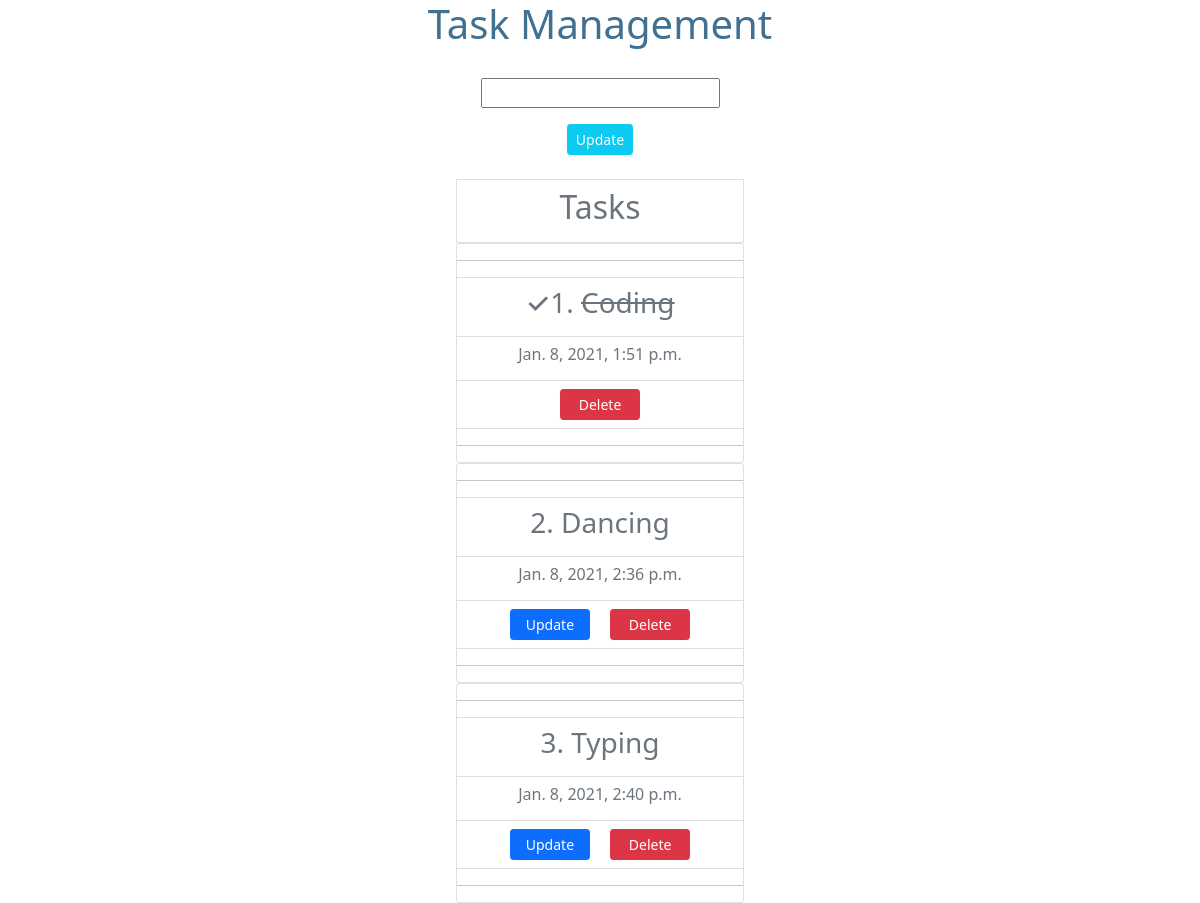
Before: / with the older database file.
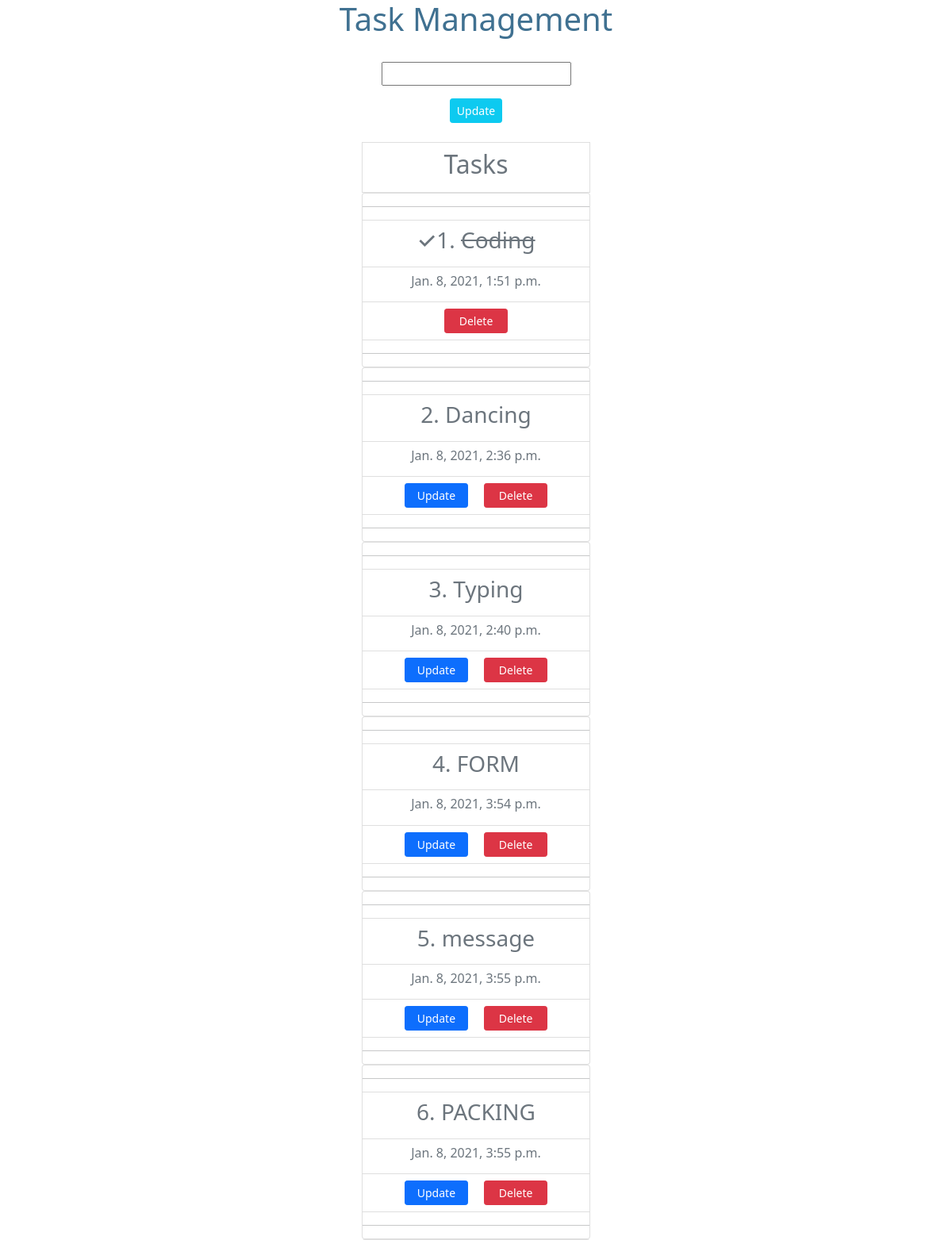
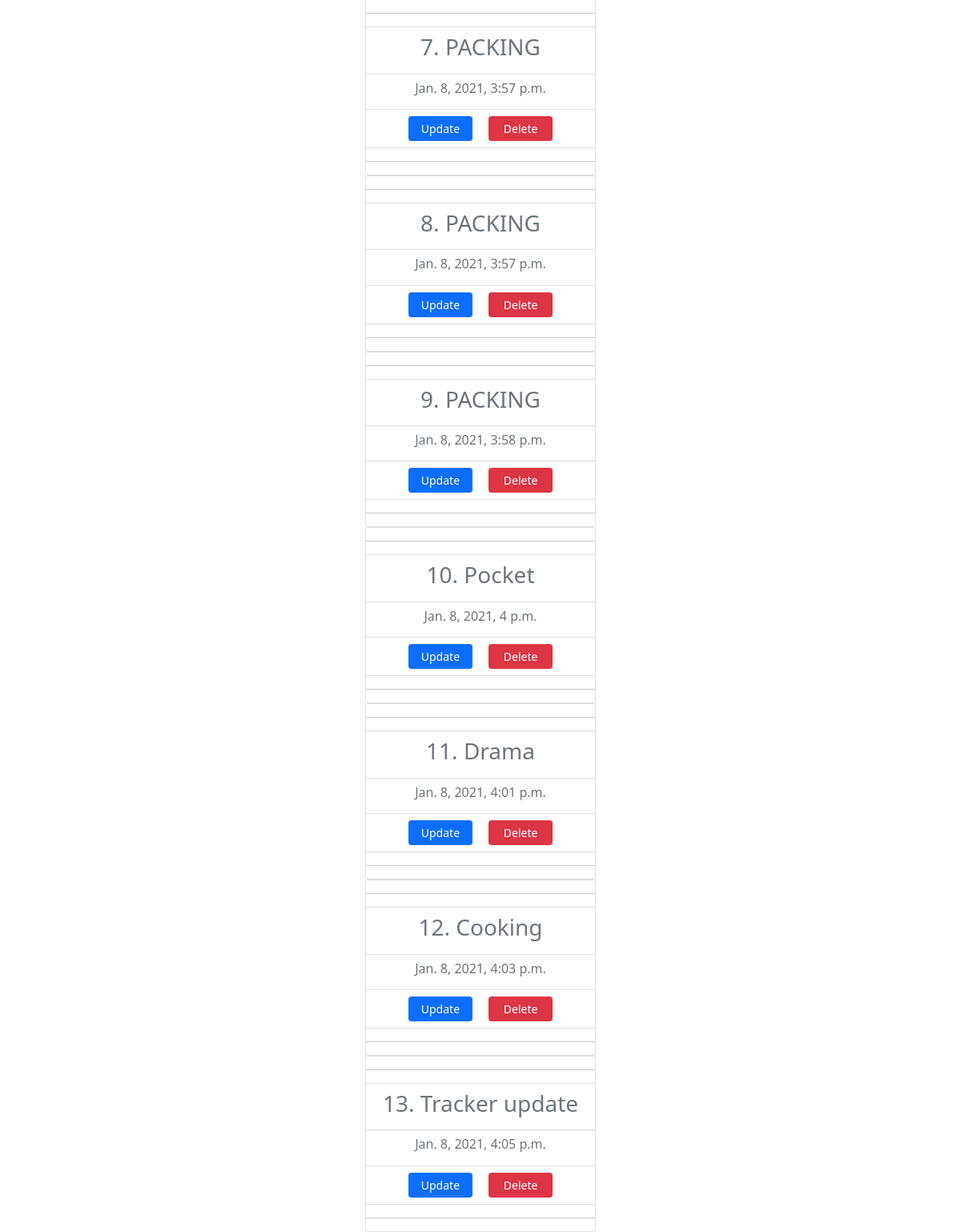
After: the same page with the newer database file (2 pictures, top to bottom).
### TaskApp/models.py (models this page shows)
class Task(models.Model):
    title = models.CharField(max_length=100)
    completed = models.BooleanField(default=False)
    created = models.DateTimeField(auto_now_add=True, null=False)
    def __str__(self):
        return self.title

### TaskApp/views.py (the view, shortened to what this page needs)
# urls.py: path('', views.index, name='index'),
def index(request):
    all_tasks = Task.objects.all()
    form = TaskForm()
    context = {
        'all_tasks': all_tasks,
        'form': form,
        'title': 'Manage Tasks',
        'heading': 'Task Management'
    }
    return render(request, 'TaskApp/index.html', context)

### TaskApp/forms.py
class TaskForm(forms.ModelForm):
    class Meta:
        model = Task
        fields = "__all__"

### TaskApp/templates/TaskApp/index.html (shortened to what this page needs)
<!DOCTYPE html>
<html lang="en">
<head>
    <link href="https://cdn.jsdelivr.net/npm/bootstrap@5.0.0-beta1/dist/css/bootstrap.min.css" rel="stylesheet">
</head>
<body>
<center>
    {% if heading %}
    <h1>{{ heading }}</h1>
    {% else %}
        TASK-MANAGEMENT
    {% endif %}
<form action="" method="post">
    {{ form.title|linebreaks }}
    <input type="submit" value="Update" class="btn btn-info btn-sm text-white">
</form>
<br>
    <li class="list-group-item" style="width: 18rem;">
            <h2 class="text-muted">Tasks</h2>
        </li>
{% for task in all_tasks %}
    <div class="card" style="width: 18rem;">
        <hr />
      <ul class="list-group list-group-flush">
    {% if task.completed == False %}
        <li class="list-group-item">
            <h3 class="card-title text-secondary">{{task.id}}. {{ task }}</h3>
        </li>
        <li class="list-group-item">
            <h6 class="text-muted">{{ task.created }}</h6>
        </li>
        <li class="list-group-item">
            <a href="#" class="card-link btn btn-primary btn-sm text-white"
               style="width:80px;">
                Update
            </a>
            <a href="#" class="card-link btn btn-danger btn-sm text-white"
               style="width:80px;">
                Delete
            </a>
        </li>
    {% else %}
        <li class="list-group-item">
            <h3 class="card-title text-secondary">&check;{{task.id}}. <strike>{{ task }}</strike></h3>
        </li>
        <li class="list-group-item">
            <h6 class="text-muted">{{ task.created }}</h6>
        </li>
        <li class="list-group-item">
            <a href="#" class="card-link btn btn-danger btn-sm text-white"
               style="width:80px;">
                Delete
            </a>
        </li>
    {% endif %}
        <hr />
      </ul>
    </div>
{% endfor %}
</center>
</body>
</html>

### TaskApp/templates/TaskApp/index.html (style rules this page uses)
h1 { font-size: 40px; color: #407191; height: 70px; }

Changed rows visible on the page:
added Task: id "4", title "FORM", created "Jan. 8, 2021, 3:54 p.m."
added Task: id "5", title "message", created "Jan. 8, 2021, 3:55 p.m."
added Task: id "6", title "PACKING", created "Jan. 8, 2021, 3:55 p.m."
added Task: id "7", title "PACKING", created "Jan. 8, 2021, 3:57 p.m."
added Task: id "8", title "PACKING", created "Jan. 8, 2021, 3:57 p.m."
added Task: id "9", title "PACKING", created "Jan. 8, 2021, 3:58 p.m."
added Task: id "10", title "Pocket", created "Jan. 8, 2021, 4 p.m."
added Task: id "11", title "Drama", created "Jan. 8, 2021, 4:01 p.m."
added Task: id "12", title "Cooking", created "Jan. 8, 2021, 4:03 p.m."
added Task: id "13", title "Tracker update", created "Jan. 8, 2021, 4:05 p.m."
